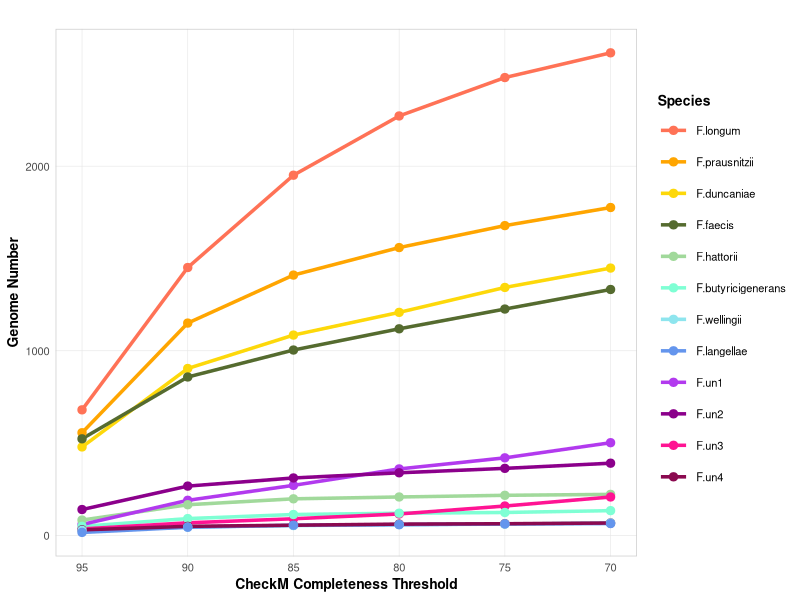
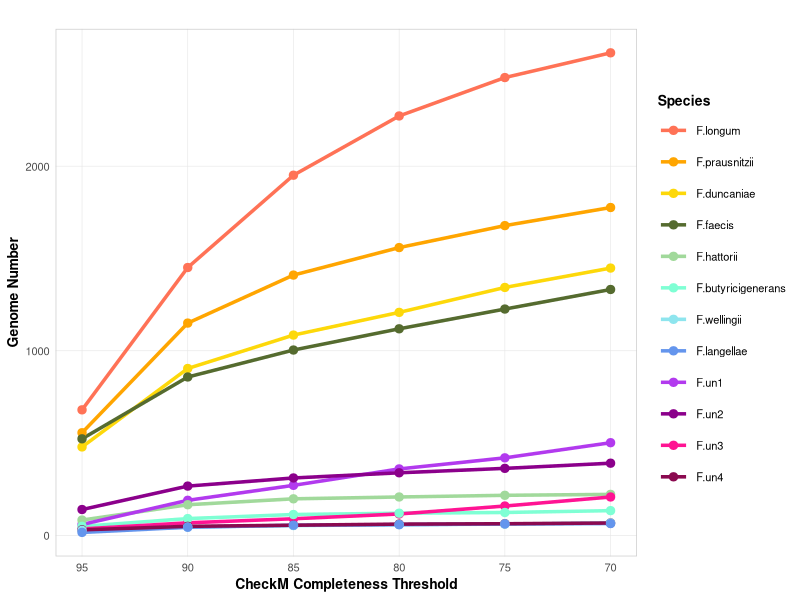

Recreate these plots in R, in order.
# load packages
library(ggplot2)
library(tidyr)
library(dplyr)
library(scales)

# Import data
data <- data.frame(
  row.names = c("total_95", "total_90", "total_85", "total_80", "total_75", "total_70"),
  F.longum = c(680, 1451, 1951, 2272, 2480, 2614),
  F.prausnitzii = c(556, 1150, 1410, 1559, 1678, 1776),
  F.duncaniae = c(479, 904, 1085, 1208, 1343, 1448),
  F.faecis = c(523, 858, 1004, 1119, 1226, 1332),
  F.un1 = c(59, 190, 271, 360, 420, 502),
  F.un2 = c(140, 267, 311, 339, 363, 391),
  F.hattorii = c(83, 166, 198, 208, 217, 222),
  F.un3 = c(35, 68, 90, 116, 159, 208),
  F.butyricigenerans = c(49, 91, 113, 120, 124, 134),
  F.un4 = c(30, 49, 55, 61, 63, 67),
  F.wellingii = c(27, 45, 53, 58, 61, 67),
  F.langellae = c(16, 44, 55, 58, 62, 64)
)

# Completeness order
data$Threshold <- c(95, 90, 85, 80, 75, 70)

# Convert data
data_long <- data %>%
  pivot_longer(cols = -Threshold, names_to = "Species", values_to = "Genome_Number")

# Color mapping
color_mapping <- c(
  "F.longum" = '#FF7256',
  "F.prausnitzii" = '#FFA500',
  "F.duncaniae" = "#FDD80A",
  "F.faecis" = "#556B2F",
  "F.hattorii" = "#A1D99B",
  "F.butyricigenerans" = "#7FFFd4",
  "F.wellingii" = "#8EE5EE",
  "F.langellae" = "#6495ED",
  "F.un1" = "#B23AEE",
  "F.un2" = "#8B008B",
  "F.un3" = "#FF1493",
  "F.un4" = "#8B0A50"
)
data_long$Species <- factor(data_long$Species, levels = names(color_mapping))

# Print and save
ggplot(data_long, aes(x = Threshold, y = Genome_Number, color = Species, group = Species)) +
  geom_line(size = 1.2) +
  geom_point(size = 2.5) +
  scale_color_manual(values = color_mapping, name = "Species") +
  scale_x_reverse(breaks = seq(70, 95, by = 5), labels = seq(70, 95, by = 5)) +
  labs(
    x = "CheckM Completeness Threshold",
    y = "Genome Number",
    title = ""
  ) +
  theme_minimal(base_size = 10) +
  theme(
    plot.title = element_text(hjust = 0.5, size = 10, face = "bold"),
    axis.title = element_text(size = 10, face = "bold"),
    axis.text = element_text(size = 8),
    legend.title = element_text(face = "bold"),
    legend.position = "right",
    legend.key.size = unit(0.8, "cm"),
    panel.grid.major = element_line(color = "gray90", size = 0.2),
    panel.grid.minor = element_blank(),
    panel.border = element_rect(color = "gray80", fill = NA, size = 0.5)
  ) +
  guides(color = guide_legend(ncol = 1))

ggsave("cluster_number.pdf", width = 6, height = 5)
